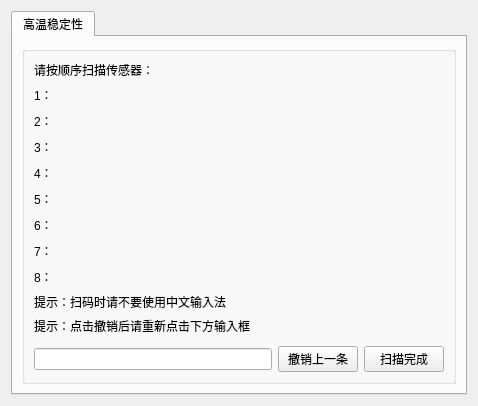
<?xml version="1.0" encoding="UTF-8"?>
<ui version="4.0">
 <class>ScanGun</class>
 <widget class="QWidget" name="ScanGun">
  <property name="geometry">
   <rect>
    <x>0</x>
    <y>0</y>
    <width>478</width>
    <height>406</height>
   </rect>
  </property>
  <property name="windowTitle">
   <string>Form</string>
  </property>
  <layout class="QHBoxLayout" name="horizontalLayout_7">
   <item>
    <widget class="QTabWidget" name="tabWidget">
     <property name="enabled">
      <bool>true</bool>
     </property>
     <property name="currentIndex">
      <number>0</number>
     </property>
     <widget class="QWidget" name="tab">
      <attribute name="title">
       <string>高温稳定性</string>
      </attribute>
      <layout class="QHBoxLayout" name="horizontalLayout">
       <item>
        <widget class="QGroupBox" name="groupBox">
         <property name="title">
          <string/>
         </property>
         <layout class="QVBoxLayout" name="verticalLayout">
          <item>
           <layout class="QHBoxLayout" name="horizontalLayout_2">
            <item>
             <widget class="QLabel" name="label">
              <property name="text">
               <string>请按顺序扫描传感器：</string>
              </property>
             </widget>
            </item>
           </layout>
          </item>
          <item>
           <layout class="QGridLayout" name="gridLayout">
            <item row="1" column="2">
             <spacer name="horizontalSpacer_3">
              <property name="orientation">
               <enum>Qt::Horizontal</enum>
              </property>
              <property name="sizeHint" stdset="0">
               <size>
                <width>40</width>
                <height>20</height>
               </size>
              </property>
             </spacer>
            </item>
            <item row="4" column="0">
             <widget class="QLabel" name="label_6">
              <property name="text">
               <string>5：</string>
              </property>
             </widget>
            </item>
            <item row="5" column="0">
             <widget class="QLabel" name="label_7">
              <property name="text">
               <string>6：</string>
              </property>
             </widget>
            </item>
            <item row="0" column="2">
             <spacer name="horizontalSpacer_2">
              <property name="orientation">
               <enum>Qt::Horizontal</enum>
              </property>
              <property name="sizeHint" stdset="0">
               <size>
                <width>40</width>
                <height>20</height>
               </size>
              </property>
             </spacer>
            </item>
            <item row="1" column="1">
             <widget class="QLabel" name="label_step1_1">
              <property name="text">
               <string/>
              </property>
             </widget>
            </item>
            <item row="6" column="0">
             <widget class="QLabel" name="label_8">
              <property name="text">
               <string>7：</string>
              </property>
             </widget>
            </item>
            <item row="1" column="0">
             <widget class="QLabel" name="label_3">
              <property name="text">
               <string>2：</string>
              </property>
             </widget>
            </item>
            <item row="0" column="1">
             <widget class="QLabel" name="label_step1_0">
              <property name="text">
               <string/>
              </property>
             </widget>
            </item>
            <item row="3" column="0">
             <widget class="QLabel" name="label_5">
              <property name="text">
               <string>4：</string>
              </property>
             </widget>
            </item>
            <item row="2" column="1">
             <widget class="QLabel" name="label_step1_2">
              <property name="text">
               <string/>
              </property>
             </widget>
            </item>
            <item row="2" column="0">
             <widget class="QLabel" name="label_4">
              <property name="text">
               <string>3：</string>
              </property>
             </widget>
            </item>
            <item row="2" column="2">
             <spacer name="horizontalSpacer_4">
              <property name="orientation">
               <enum>Qt::Horizontal</enum>
              </property>
              <property name="sizeHint" stdset="0">
               <size>
                <width>40</width>
                <height>20</height>
               </size>
              </property>
             </spacer>
            </item>
            <item row="0" column="0">
             <widget class="QLabel" name="label_2">
              <property name="text">
               <string>1：</string>
              </property>
             </widget>
            </item>
            <item row="7" column="0">
             <widget class="QLabel" name="label_9">
              <property name="text">
               <string>8：</string>
              </property>
             </widget>
            </item>
            <item row="3" column="2">
             <spacer name="horizontalSpacer">
              <property name="orientation">
               <enum>Qt::Horizontal</enum>
              </property>
              <property name="sizeHint" stdset="0">
               <size>
                <width>40</width>
                <height>20</height>
               </size>
              </property>
             </spacer>
            </item>
            <item row="4" column="2">
             <spacer name="horizontalSpacer_5">
              <property name="orientation">
               <enum>Qt::Horizontal</enum>
              </property>
              <property name="sizeHint" stdset="0">
               <size>
                <width>40</width>
                <height>20</height>
               </size>
              </property>
             </spacer>
            </item>
            <item row="5" column="2">
             <spacer name="horizontalSpacer_6">
              <property name="orientation">
               <enum>Qt::Horizontal</enum>
              </property>
              <property name="sizeHint" stdset="0">
               <size>
                <width>40</width>
                <height>20</height>
               </size>
              </property>
             </spacer>
            </item>
            <item row="6" column="2">
             <spacer name="horizontalSpacer_7">
              <property name="orientation">
               <enum>Qt::Horizontal</enum>
              </property>
              <property name="sizeHint" stdset="0">
               <size>
                <width>40</width>
                <height>20</height>
               </size>
              </property>
             </spacer>
            </item>
            <item row="7" column="2">
             <spacer name="horizontalSpacer_8">
              <property name="orientation">
               <enum>Qt::Horizontal</enum>
              </property>
              <property name="sizeHint" stdset="0">
               <size>
                <width>40</width>
                <height>20</height>
               </size>
              </property>
             </spacer>
            </item>
            <item row="3" column="1">
             <widget class="QLabel" name="label_step1_3">
              <property name="text">
               <string/>
              </property>
             </widget>
            </item>
            <item row="4" column="1">
             <widget class="QLabel" name="label_step1_4">
              <property name="text">
               <string/>
              </property>
             </widget>
            </item>
            <item row="5" column="1">
             <widget class="QLabel" name="label_step1_5">
              <property name="text">
               <string/>
              </property>
             </widget>
            </item>
            <item row="6" column="1">
             <widget class="QLabel" name="label_step1_6">
              <property name="text">
               <string/>
              </property>
             </widget>
            </item>
            <item row="7" column="1">
             <widget class="QLabel" name="label_step1_7">
              <property name="text">
               <string/>
              </property>
             </widget>
            </item>
           </layout>
          </item>
          <item>
           <widget class="QLabel" name="label_18">
            <property name="text">
             <string>提示：扫码时请不要使用中文输入法</string>
            </property>
           </widget>
          </item>
          <item>
           <widget class="QLabel" name="label_20">
            <property name="text">
             <string>提示：点击撤销后请重新点击下方输入框</string>
            </property>
           </widget>
          </item>
          <item>
           <spacer name="verticalSpacer">
            <property name="orientation">
             <enum>Qt::Vertical</enum>
            </property>
            <property name="sizeHint" stdset="0">
             <size>
              <width>20</width>
              <height>40</height>
             </size>
            </property>
           </spacer>
          </item>
          <item>
           <layout class="QHBoxLayout" name="horizontalLayout_3">
            <item>
             <widget class="QLineEdit" name="lineEdit_step1"/>
            </item>
            <item>
             <widget class="QPushButton" name="pushButton_2">
              <property name="text">
               <string>撤销上一条</string>
              </property>
             </widget>
            </item>
            <item>
             <widget class="QPushButton" name="pushButton_3">
              <property name="text">
               <string>扫描完成</string>
              </property>
             </widget>
            </item>
           </layout>
          </item>
         </layout>
        </widget>
       </item>
      </layout>
     </widget>
    </widget>
   </item>
  </layout>
 </widget>
 <resources/>
 <connections/>
</ui>
